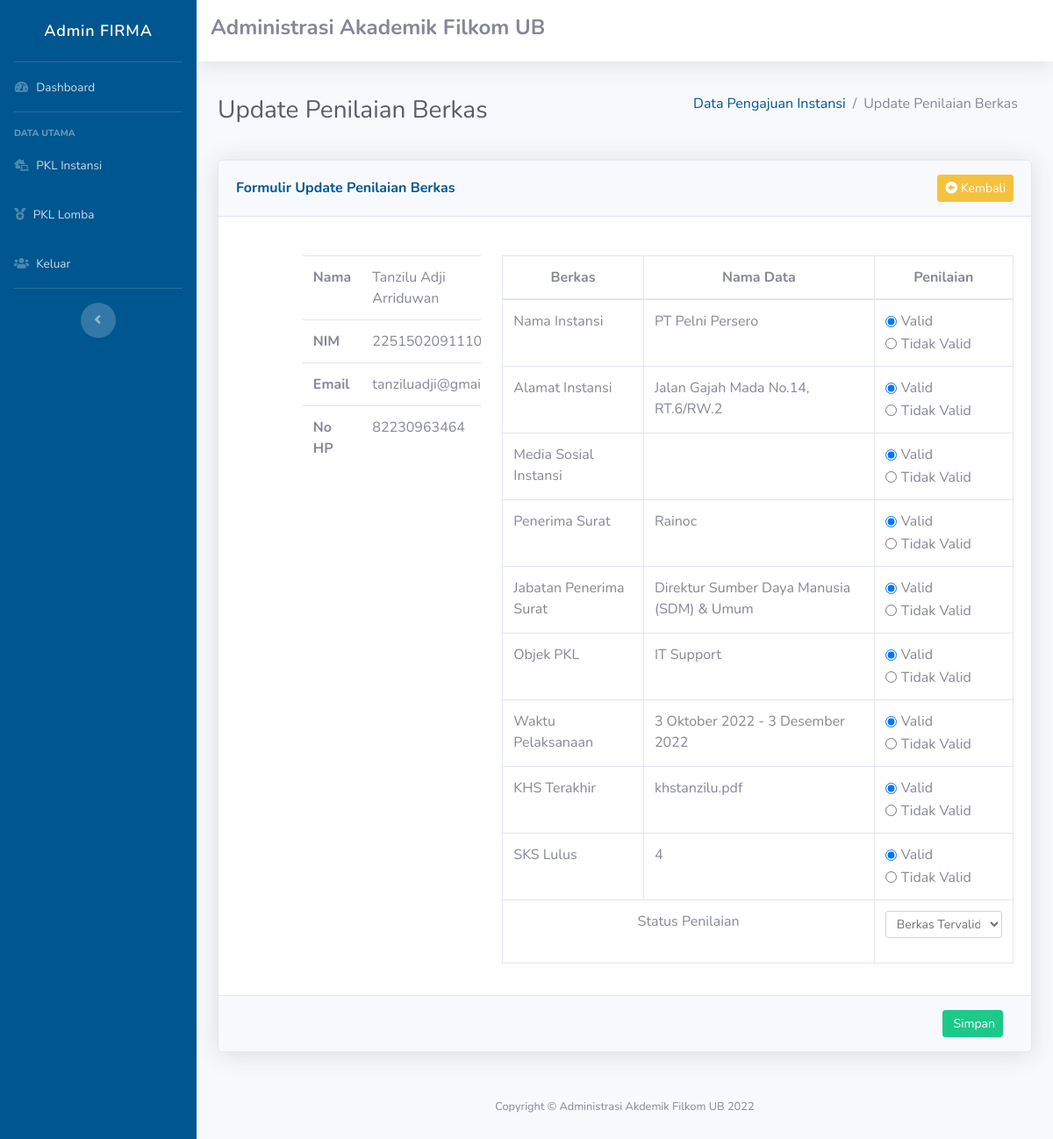
Before: /public/instansi/edit/1 (signed in) with the older database file.
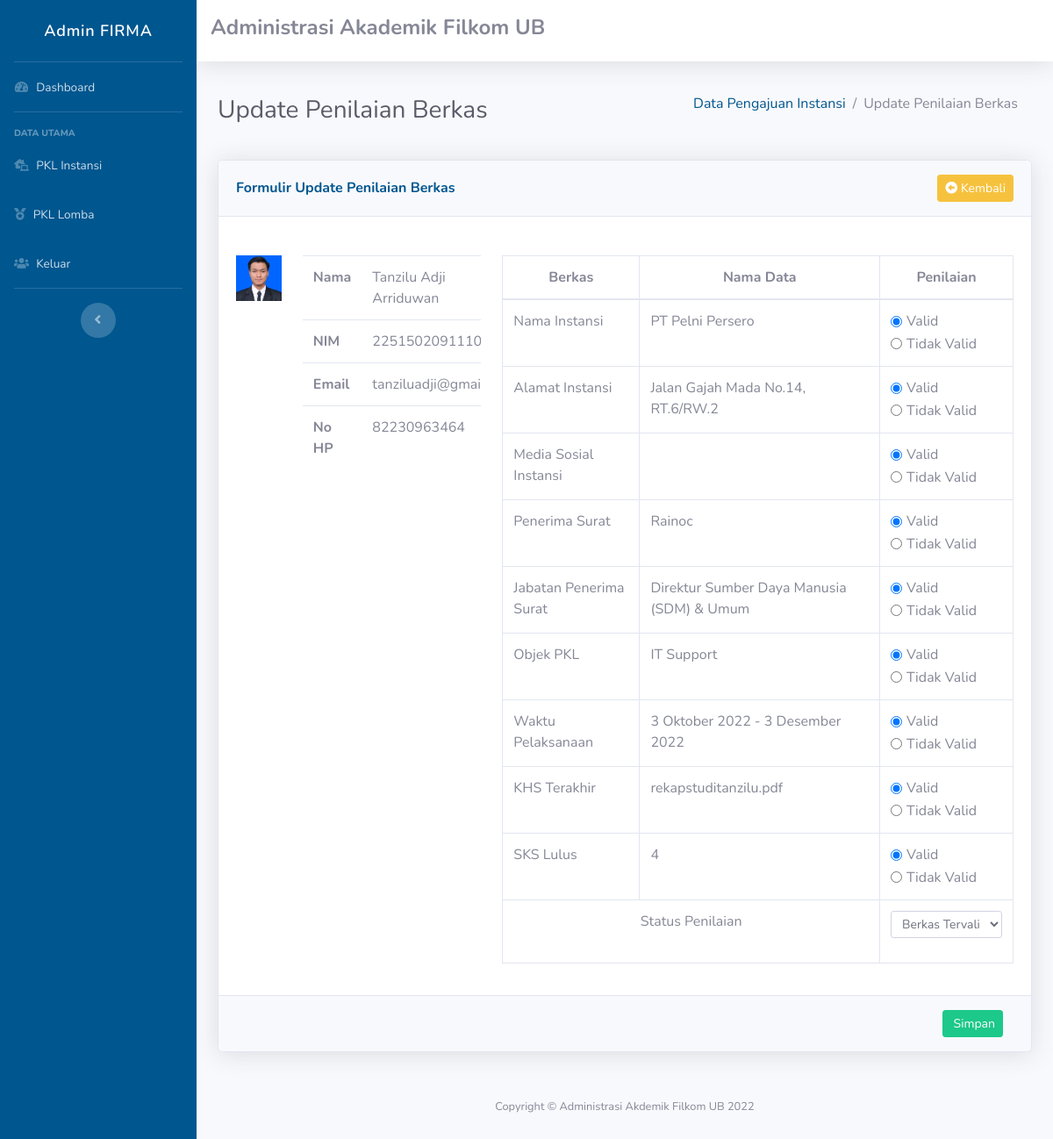
After: the same page with the newer database file.
### tables this page shows
CREATE TABLE `penilaian_instansi` (
  `id_penilaian` int(11) NOT NULL,
  `id_pengajuan` int(11) DEFAULT NULL,
  `sks_lulus` varchar(25) DEFAULT NULL,
  `nama_instansi` varchar(25) DEFAULT NULL,
  `url_medsos_instansi` varchar(25) DEFAULT NULL,
  `alamat_instansi` varchar(25) DEFAULT NULL,
  `penerima_surat` varchar(25) DEFAULT NULL,
  `jabatan_penerima_surat` varchar(25) DEFAULT NULL,
  `objek_pkl` varchar(25) DEFAULT NULL,
  `waktu_pelaksanaan` varchar(25) DEFAULT NULL,
  `khs` varchar(25) DEFAULT NULL,
  `status_penilaian` varchar(25) DEFAULT NULL
);

CREATE TABLE `pengajuan_instansi` (
  `id_pengajuan` int(11) NOT NULL,
  `nama_mahasiswa` varchar(200) DEFAULT NULL,
  `nim_mahasiswa` bigint(20) DEFAULT NULL,
  `email_mahasiswa` varchar(200) DEFAULT NULL,
  `telp_mahasiswa` bigint(20) DEFAULT NULL,
  `foto_mahasiswa` varchar(100) DEFAULT NULL,
  `sks_lulus` int(5) DEFAULT NULL,
  `nama_instansi` varchar(200) DEFAULT NULL,
  `url_medsos_instansi` varchar(100) DEFAULT NULL,
  `alamat_instansi` varchar(200) DEFAULT NULL,
  `penerima_surat` varchar(50) DEFAULT NULL,
  `jabatan_penerima_surat` varchar(50) DEFAULT NULL,
  `objek_pkl` varchar(50) DEFAULT NULL,
  `waktu_pelaksanaan` varchar(50) DEFAULT NULL,
  `khs` varchar(50) DEFAULT NULL
);

### app/views/instansi/edit.php (the view, shortened to what the changed rows need)
<div class="container-fluid">
    <div class="d-sm-flex align-items-center justify-content-between mb-4">
        <h1 class="h3 mb-0 text-gray-800">Update Penilaian Berkas</h1>
    </div>
    <div class="card shadow mb-4">
        <form class="form-horizontal" method="POST" action="<?= BASE_URL;?>/instansi/updateInstansi" enctype="multipart/form-data">
            <div class="card-body">
                <div class="row">
                    <div class="col-md-1">
                        <img src="<?= BASE_URL; ?>/file/foto-mahasiswa/<?= $data['pengajuan_instansi']['foto_mahasiswa']; ?>" alt="" class="img-fluid">
                    </div>
                    <div class="col-md-3">
                        <table class="table table-responsive">
                            <tbody>
                                <tr>
                                    <td width="50%"><strong>Nama<strong></td>
                                    <td width="50%"><?= $data['pengajuan_instansi']['nama_mahasiswa']; ?></td>
                                </tr>
                                <tr>
                                    <td width="40%"><strong>NIM<strong></td>
                                    <td width="60%"><?= $data['pengajuan_instansi']['nim_mahasiswa']; ?></td>
                                </tr>
                                 <tr>
                                    <td width="40%"><strong>Email<strong></td>
                                    <td width="60%"><?= $data['pengajuan_instansi']['email_mahasiswa']; ?></td>
                                </tr>
                                 <tr>
                                    <td width="40%"><strong>No HP<strong></td>
                                    <td width="60%"><?= $data['pengajuan_instansi']['telp_mahasiswa']; ?></td>
                                </tr>
                            </tbody>
                        </table>
                    </div>
                    <div class="col-md-8">
                        <table class="table table-bordered">
                            <thead class="text-center">
                                <tr>
                                    <th scope="col">Berkas</th>
                                    <th scope="col">Nama Data</th>
                                    <th scope="col">Penilaian</th>
                                </tr>
                            </thead>
                            <tbody>
                                <tr>
                                    <td scope="row">Nama Instansi</td>
                                    <td><?= $data['pengajuan_instansi']['nama_instansi']; ?></td>
                                    <td>
                                        <div class="form-check form-check-inline">
                                            <input class="form-check-input" type="radio" name="inlineRadioOptions" id="inlineRadio1" value="Valid" <?php if ($data['penilaian_instansi']['nama_instansi'] == "Valid") { echo "checked"; } ?>>
                                            <label class="form-check-label" for="inlineRadio1">Valid</label>
                                        </div>
                                        <div class="form-check form-check-inline">
                                            <input class="form-check-input" type="radio" name="inlineRadioOptions" id="inlineRadio2" value="Tidak Valid" <?php if ($data['penilaian_instansi']['nama_instansi'] == "Tidak Valid") { echo "checked"; } ?>>
                                            <label class="form-check-label" for="inlineRadio2">Tidak Valid</label>
                                        </div>
                                    </td>
                                </tr>
                                <tr>
                                    <td scope="row">Alamat Instansi</td>
                                    <td scope="row"><?= $data['pengajuan_instansi']['alamat_instansi']; ?></td>
                                    <td>
                                        <div class="form-check form-check-inline">
                                            <input class="form-check-input" type="radio" name="inlineRadioOptions1" id="inlineRadio1" value="Valid" <?php if ($data['penilaian_instansi']['alamat_instansi'] == "Valid") { echo "checked"; } ?>>
                                            <label class="form-check-label" for="inlineRadio1">Valid</label>
                                        </div>
                                        <div class="form-check form-check-inline">
                                            <input class="form-check-input" type="radio" name="inlineRadioOptions1" id="inlineRadio2" value="Tidak Valid" <?php if ($data['penilaian_instansi']['alamat_instansi'] == "Tidak Valid") { echo "checked"; } ?>>
                                            <label class="form-check-label" for="inlineRadio2">Tidak Valid</label>
                                        </div>
                                    </td>
                                </tr>
                                <tr>
                                    <td>
                                        <div class="form-check form-check-inline">
                                            <input class="form-check-input" type="radio" name="inlineRadioOptions2" id="inlineRadio1" value="Valid" <?php if ($data['penilaian_instansi']['url_medsos_instansi'] == "Valid") { echo "checked"; } ?>>
                                            <label class="form-check-label" for="inlineRadio1">Valid</label>
                                        </div>
                                        <div class="form-check form-check-inline">
                                            <input class="form-check-input" type="radio" name="inlineRadioOptions2" id="inlineRadio2" value="Tidak Valid" <?php if ($data['penilaian_instansi']['url_medsos_instansi'] == "Tidak Valid") { echo "checked"; } ?>>
                                            <label class="form-check-label" for="inlineRadio2">Tidak Valid</label>
                                        </div>
                                    </td>
                                </tr>
                                <tr>
                                    <td scope="row">Penerima Surat</td>
                                    <td scope="row"><?= $data['pengajuan_instansi']['penerima_surat']; ?></td>
                                    <td>
                                        <div class="form-check form-check-inline">
                                            <input class="form-check-input" type="radio" name="inlineRadioOptions3" id="inlineRadio1" value="Valid" <?php if ($data['penilaian_instansi']['penerima_surat'] == "Valid") { echo "checked"; } ?>>
                                            <label class="form-check-label" for="inlineRadio1">Valid</label>
                                        </div>
                                        <div class="form-check form-check-inline">
                                            <input class="form-check-input" type="radio" name="inlineRadioOptions3" id="inlineRadio2" value="Tidak Valid" <?php if ($data['penilaian_instansi']['penerima_surat'] == "Tidak Valid") { echo "checked"; } ?>>
                                            <label class="form-check-label" for="inlineRadio2">Tidak Valid</label>
                                        </div>
                                    </td>
                                </tr>
                                <tr>
                                    <td scope="row">Jabatan Penerima Surat</td>
                                    <td scope="row"><?= $data['pengajuan_instansi']['jabatan_penerima_surat']; ?></td>
                                    <td>
                                        <div class="form-check form-check-inline">
                                            <input class="form-check-input" type="radio" name="inlineRadioOptions4" id="inlineRadio1" value="Valid" <?php if ($data['penilaian_instansi']['jabatan_penerima_surat'] == "Valid") { echo "checked"; } ?>>
                                            <label class="form-check-label" for="inlineRadio1">Valid</label>
                                        </div>
                                        <div class="form-check form-check-inline">
                                            <input class="form-check-input" type="radio" name="inlineRadioOptions4" id="inlineRadio2" value="Tidak Valid" <?php if ($data['penilaian_instansi']['jabatan_penerima_surat'] == "Tidak Valid") { echo "checked"; } ?>>
                                            <label class="form-check-label" for="inlineRadio2">Tidak Valid</label>
                                        </div>
                                    </td>
                                </tr>
                                <tr>
                                    <td scope="row">Objek PKL</td>
                                    <td scope="row"><?= $data['pengajuan_instansi']['objek_pkl']; ?></td>
                                    <td>
                                        <div class="form-check form-check-inline">
                                            <input class="form-check-input" type="radio" name="inlineRadioOptions5" id="inlineRadio1" value="Valid" <?php if ($data['penilaian_instansi']['objek_pkl'] == "Valid") { echo "checked"; } ?>>
                                            <label class="form-check-label" for="inlineRadio1">Valid</label>
                                        </div>
                                        <div class="form-check form-check-inline">
                                            <input class="form-check-input" type="radio" name="inlineRadioOptions5" id="inlineRadio2" value="Tidak Valid" <?php if ($data['penilaian_instansi']['objek_pkl'] == "Tidak Valid") { echo "checked"; } ?>>
                                            <label class="form-check-label" for="inlineRadio2">Tidak Valid</label>
                                        </div>
                                    </td>
                                </tr>
                                <tr>
                                    <td scope="row">Waktu Pelaksanaan</td>
                                    <td scope="row"><?= $data['pengajuan_instansi']['waktu_pelaksanaan']; ?></td>
                                    <td>
                                        <div class="form-check form-check-inline">
                                            <input class="form-check-input" type="radio" name="inlineRadioOptions6" id="inlineRadio1" value="Valid" <?php if ($data['penilaian_instansi']['waktu_pelaksanaan'] == "Valid") { echo "checked"; } ?>>
                                            <label class="form-check-label" for="inlineRadio1">Valid</label>
                                        </div>
                                        <div class="form-check form-check-inline">
                                            <input class="form-check-input" type="radio" name="inlineRadioOptions6" id="inlineRadio2" value="Tidak Valid" <?php if ($data['penilaian_instansi']['waktu_pelaksanaan'] == "Tidak Valid") { echo "checked"; } ?>>
                                            <label class="form-check-label" for="inlineRadio2">Tidak Valid</label>
                                        </div>
                                    </td>
                                </tr>
                                <tr>
                                    <td scope="row">KHS Terakhir</td>
                                    <td scope="row"><?= $data['pengajuan_instansi']['khs']; ?></td>
                                    <td>
                                        <div class="form-check form-check-inline">
                                            <input class="form-check-input" type="radio" name="inlineRadioOptions7" id="inlineRadio1" value="Valid" <?php if ($data['penilaian_instansi']['khs'] == "Valid") { echo "checked"; } ?>>
                                            <label class="form-check-label" for="inlineRadio1">Valid</label>
                                        </div>
                                        <div class="form-check form-check-inline">
                                            <input class="form-check-input" type="radio" name="inlineRadioOptions7" id="inlineRadio2" value="Tidak Valid" <?php if ($data['penilaian_instansi']['khs'] == "Tidak Valid") { echo "checked"; } ?>>
                                            <label class="form-check-label" for="inlineRadio2">Tidak Valid</label>
                                        </div>
                                    </td>
                                </tr>
                                <tr>
                                    <td scope="row">SKS Lulus</td>
                                    <td scope="row"><?= $data['pengajuan_instansi']['sks_lulus']; ?></td>
                                    <td>
                                        <div class="form-check form-check-inline">
                                            <input class="form-check-input" type="radio" name="inlineRadioOptions8" id="inlineRadio1" value="Valid" <?php if ($data['penilaian_instansi']['sks_lulus'] == "Valid") { echo "checked"; } ?>>
                                            <label class="form-check-label" for="inlineRadio1">Valid</label>
                                        </div>
                                        <div class="form-check form-check-inline">
                                            <input class="form-check-input" type="radio" name="inlineRadioOptions8" id="inlineRadio2" value="Tidak Valid" <?php if ($data['penilaian_instansi']['sks_lulus'] == "Tidak Valid") { echo "checked"; } ?>>
                                            <label class="form-check-label" for="inlineRadio2">Tidak Valid</label>
                                        </div>
                                    </td>
                                </tr>
                                <tr>
                                    <td>
                                        <div class="form-group">
                                            <select id="inputState" class="form-control form-control-sm" name="status_penilaian">
                                                <?php var_dump($data['penilaian_instansi']['status_penilaian']); ?>
                                                <option value="Berkas Tervalidasi" <?php if ($data['pengajuan_instansi']['status_penilaian'] == "Berkas Tervalidasi") { echo "selected"; } ?>>Berkas Tervalidasi</option>
                                            </select>
                                        </div>
                                    </td>
                                </tr>
                            </tbody>
                        </table>
                    </div>
                </div>
            </div>
        </form>
    </div>

Changed rows visible on the page:
changed through a linked row, penilaian_instansi "☑ Valid": id_pengajuan.foto_mahasiswa: picture added; id_pengajuan.khs "khstanzilu.pdf" → "rekapstuditanzilu.pdf"
